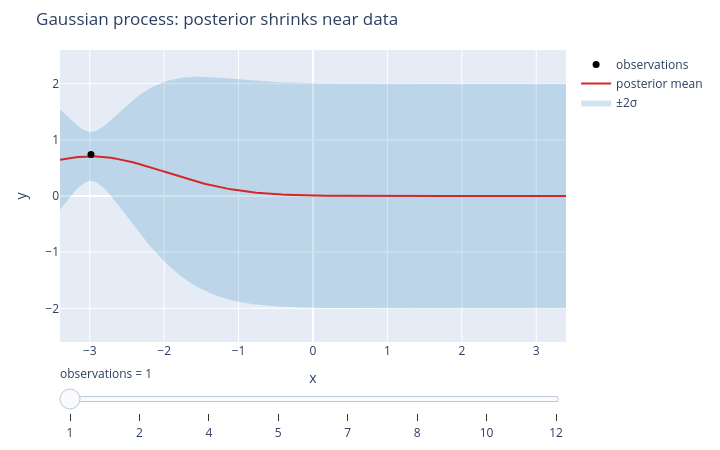

The notebook cell saved with this chart:
### Markdown cell above
## ガウス過程回帰:データ付近で帯が縮む(インタラクティブ)

GP 事後の平均と $\pm 2\sigma$ 帯。観測点を増やすスライダーを動かすと、点の近くで不確実性が締まり、データのない領域では広いまま残る。

### Code cell
import plotly.io as pio
from bayes_textbook import visualization as viz

pio.renderers.default = "plotly_mimetype+notebook_connected"
fig = viz.plotly_gp_regression()
fig.show()

### Figure 1 — Plotly figure (JSON) as saved in the notebook; plotly's stock layout.template omitted (floating-point values rounded to 4 significant figures; data arrays with more than 128 entries replaced by an {"elided": "..."} marker saying what was removed)
{"data": [{"hoverinfo": "skip", "line": {"width": 0}, "mode": "lines", "showlegend": false, "type": "scatter", "x": {"elided": "140 float values"}, "y": {"elided": "140 float values"}}, {"fill": "tonexty", "fillcolor": "rgba(31,119,180,0.2)", "line": {"width": 0}, "mode": "lines", "name": "±2σ", "type": "scatter", "x": {"elided": "140 float values"}, "y": {"elided": "140 float values"}}, {"line": {"color": "#d62728", "width": 2}, "mode": "lines", "name": "posterior mean", "type": "scatter", "x": {"elided": "140 float values"}, "y": {"elided": "140 float values"}}, {"marker": {"color": "black", "size": 7}, "mode": "markers", "name": "observations", "type": "scatter", "x": [-2.984], "y": [0.7395]}], "layout": {"height": 450, "margin": {"b": 40, "l": 60, "r": 20, "t": 50}, "sliders": [{"currentvalue": {"prefix": "observations = "}, "steps": [{"args": [["1"], {"frame": {"duration": 0, "redraw": true}, "mode": "immediate"}], "label": "1", "method": "animate"}, {"args": [["2"], {"frame": {"duration": 0, "redraw": true}, "mode": "immediate"}], "label": "2", "method": "animate"}, {"args": [["4"], {"frame": {"duration": 0, "redraw": true}, "mode": "immediate"}], "label": "4", "method": "animate"}, {"args": [["5"], {"frame": {"duration": 0, "redraw": true}, "mode": "immediate"}], "label": "5", "method": "animate"}, {"args": [["7"], {"frame": {"duration": 0, "redraw": true}, "mode": "immediate"}], "label": "7", "method": "animate"}, {"args": [["8"], {"frame": {"duration": 0, "redraw": true}, "mode": "immediate"}], "label": "8", "method": "animate"}, {"args": [["10"], {"frame": {"duration": 0, "redraw": true}, "mode": "immediate"}], "label": "10", "method": "animate"}, {"args": [["12"], {"frame": {"duration": 0, "redraw": true}, "mode": "immediate"}], "label": "12", "method": "animate"}]}], "title": {"text": "Gaussian process: posterior shrinks near data"}, "width": 720, "xaxis": {"title": {"text": "x"}}, "yaxis": {"range": [-2.6, 2.6], "title": {"text": "y"}}}}
